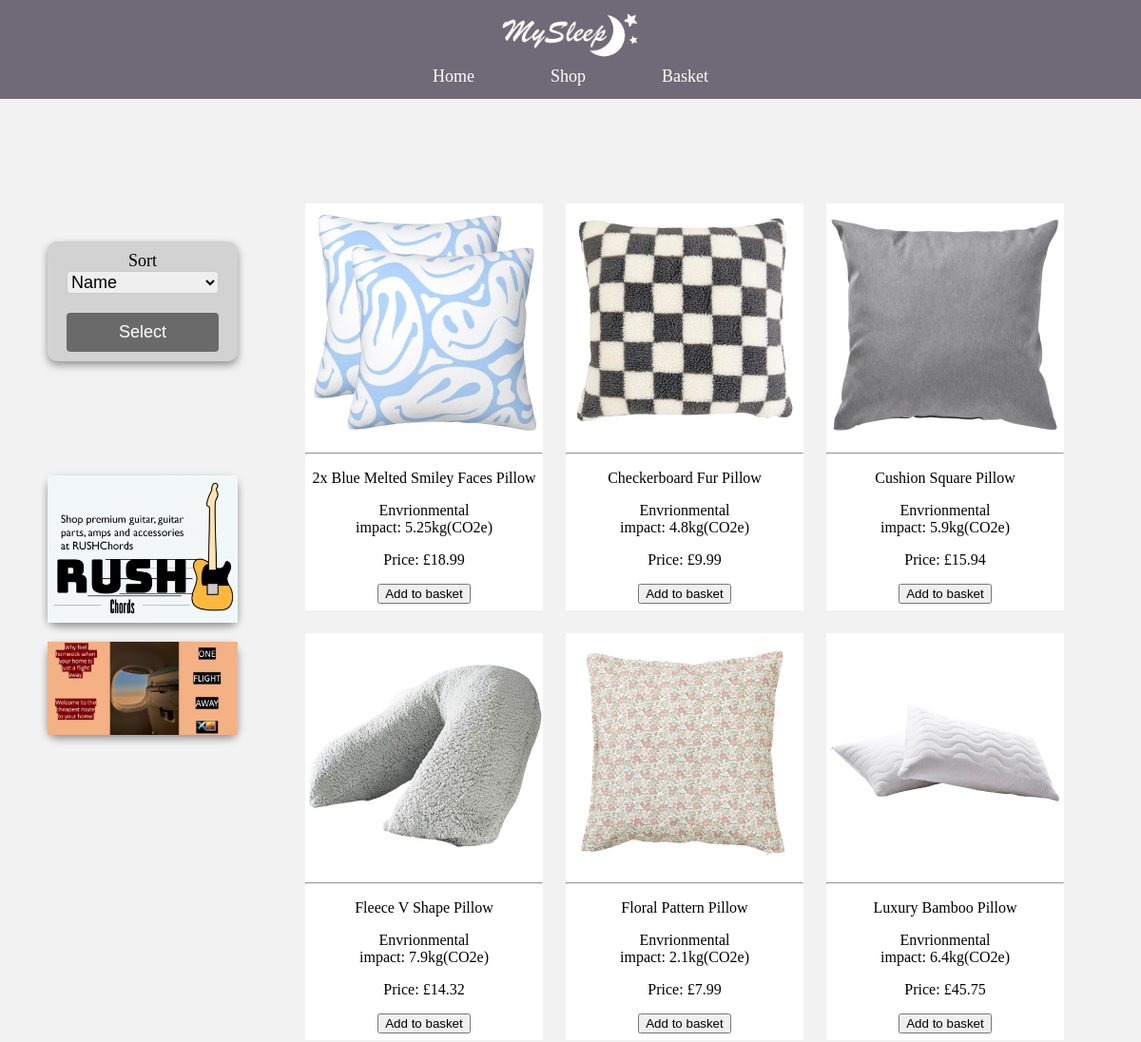
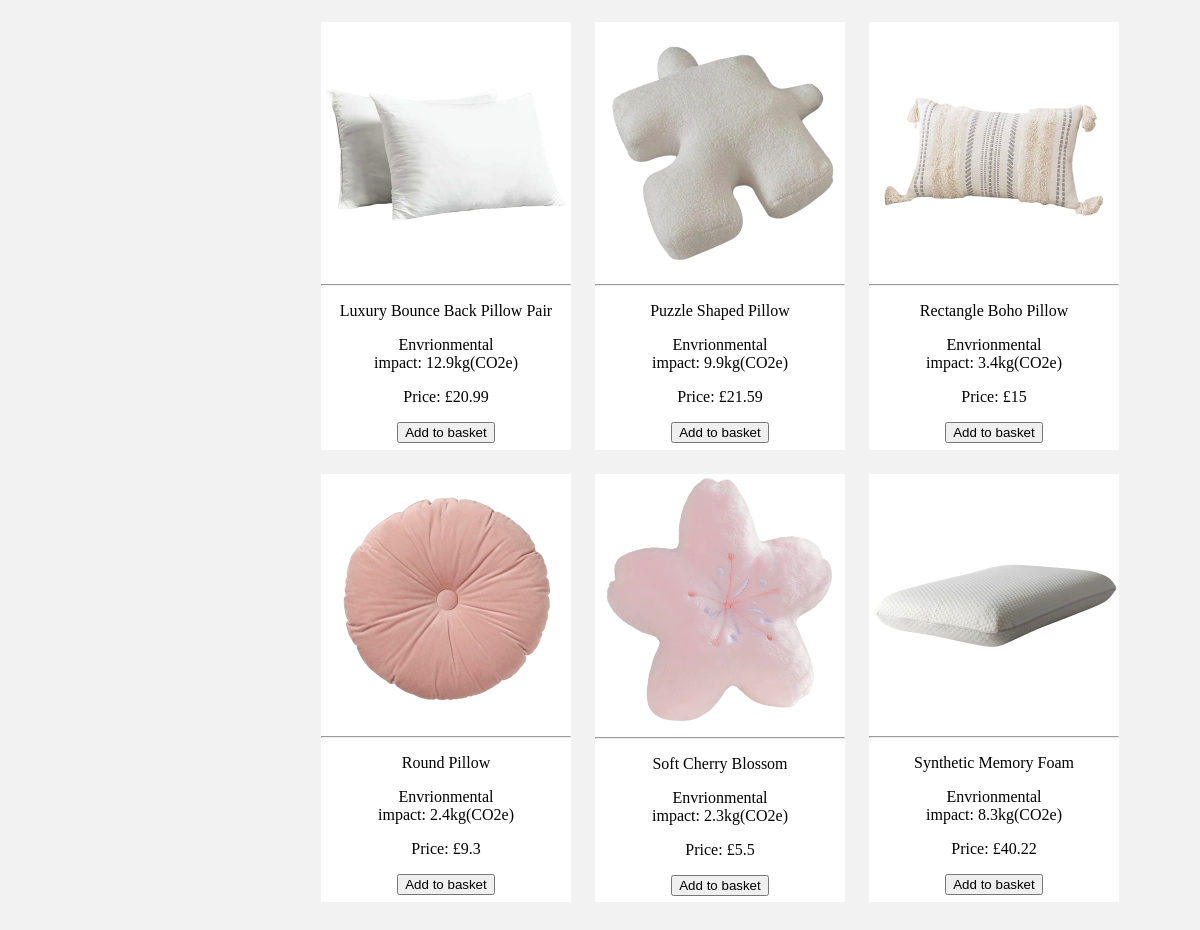
Page /All on the committed database (2 pictures, top to bottom).
### website.py (models this page shows, shortened)
class Item(db.Model): #shows logical structure of database
    id = db.Column(db.Integer(), primary_key = True) #primary key - uniquely identifies each item in database table
    name = db.Column(db.String(length = 30), nullable = False, unique = True) #nullable - dont want it to be null/empty
    price = db.Column(db.Integer(), nullable = False)
    env_impact = db.Column(db.String(), nullable = False)
    description = db.Column(db.String(length = 1000), nullable = False, unique = True)
    image = db.Column(db.String(length = 1000), nullable = False)
    quantity = db.Column(db.Integer(), nullable = False)

### website.py (the view)
@app.route('/All', methods=['GET', 'POST']) #get data | send data to server
def All():
    form = Sort() #for sorting
    order = Item.name #automatically in name order
    if form.validate_on_submit(): #checks if request is post, and data is accepted by all validators
        if form.order.data == 'price':
            order = Item.price
        elif form.order.data == 'environmental impact':
            order = Item.env_impact
    products = Item.query.order_by(order).all() #ordering all items in order
    return render_template('All.html', form = form, products = products) #look for templates in the templates folder.

### website.py
class Sort(FlaskForm): #create web forms
    order = SelectField('Sort', choices = [('name', 'Name'), ('price', 'Price'), ('environmental impact', 'Environmental impact')])
    submit = SubmitField('Select', name='sort_submit')

### templates/All.html (shortened to what this page needs)
{% extends "bootstrap/base.html" %}
{% import "bootstrap/wtf.html" as wtf %}
    {% block head %}
    <head>
        <link rel="stylesheet" type="text/css" href="{{ url_for('static',filename='style.css') }}">
    </head>
    {% endblock %}
    {% block content %}
    <body>
        <nav id="nav">
            <ul>
                <li><a class="navbar-brand" href="{{ url_for('Home') }}"><img id="logo" src="{{ url_for('static', filename='images/Logo.png') }}" alt="Logo"></a></li>
                <div class="nav-container">
                    <li class="nav-list"><a href="{{ url_for('Home') }}">Home</a></li>
                    <li class="nav-list"><a href="{{ url_for('All') }}">Shop</a></li>
                    <li class="nav-list"><a href="{{ url_for('cart') }}">Basket</a></li>
                </div>
            </ul>
        </nav>
        <div class="all">
            <div class="all-box">
                <div class="all-container">
                    <div class="all-form">
                        <div class="all-form-container">
                            {{ wtf.quick_form(form) }}
                        </div>
                    </div>
                </div>
                <div class="all-ad">
                    <img src="{{ url_for('static', filename= 'images/advert1.png') }}">
                </div>
                <div class="all-ad">
                    <img src="{{ url_for('static', filename= 'images/advert2.png') }}">
                </div>
            </div>
            <div class="all-products">
                {% for item in products %}
                <a href="{{ url_for('Product', item_id=item.id) }}" class="all-products-link">
                    <div class="all-products-container">
                        <img src="{{ url_for('static', filename=item.image) }}" alt="{{ item.name }} Image">
                        <hr>
                        <p>{{ item.name }}</p>
                        <p>Envrionmental <br>impact: {{ item.env_impact }}</p>
                        <p>Price: £{{ item.price }}</p>
                        <td>
                            <form action="/" method="POST">
                                <button type="submit" class="btn btn-outline btn-success">Add to basket</button>
                            </form>
                        </td>
                    </div>
                </a>
                {% endfor %}
            </div>
        </div>
    </body>
    {% endblock %}

### static/style.css (style rules this page uses)
body { background-color: rgb(242, 242, 242); margin: 0; padding: 0; }
#nav { position: fixed; top: 0; left: 0; right: 0; z-index: 1000; background-color: rgb(112, 107, 119, 0.8); color: #ffffff; display: flex; flex-direction: column; align-items: center; padding: 10px 0; }
#nav ul { list-style: none; padding: 0; margin: 0; width: 100%; display: flex; flex-direction: column; align-items: center; }
#logo { width: 150px; }
.nav-container { display: flex; gap: 20px; }
.nav-list { margin: 0 30px; }
.nav-list a { text-decoration: none; color: white; font-size: 18px; }
.all { text-align: center; display: flex; align-items: flex-start; }
.all-box { flex-direction: column; margin: 150px 10px 0px 50px; width: 45%; display: flex; justify-content: center; text-align: center; min-width: 200px; border-radius: 10px; }
.all-container { background-color: rgb(210, 210, 210); width: 45%; display: flex; justify-content: center; text-align: center; min-width: 200px; box-shadow: 0 4px 8px rgba(0, 0, 0, 0.4); border-radius: 10px; margin-bottom: 100px; }
.all-form { background-color: rgb(210, 210, 210); text-align: center; width: 80%; margin: 10px 10px; }
.all-form-container { font-size: 18px; width: 100%; }
.all-form-container .form-group { margin-bottom: 20px; }
.all-form-container input, .all-form-container select, .all-form-container textarea { width: 100%; font-size: 18px; border-radius: 4px; border: 1px solid #ccc; }
.all-form-container .btn { padding: 10px 20px; font-size: 18px; background-color: #6a6a6a; color: white; border: none; border-radius: 4px; cursor: pointer; }
.all-ad { width: 100%; display: flex; justify-content: center; text-align: center; box-shadow: 0 4px 8px rgba(0, 0, 0, 0.4); border-radius: 10px; margin-top: 20px; }
.all-ad img { width:100%; }
.all-products { text-align: center; margin: 50px 0 0 0; padding: 60px 0; }
.all-products-link { text-decoration: none; color: inherit; }
.all-products-container { display: inline-block; width: 250px; height: 418px; margin: 0px 20px 20px 0px; overflow: hidden; background-color: rgb(255, 255, 255); padding-bottom: 10px; }
.all-products-container img { width: 100%; }

### rows in the picture
Item: image (picture), name "2x Blue Melted Smiley Faces Pillow", env_impact "5.25kg(CO2e)", price "18.99"
Item: image (picture), name "Checkerboard Fur Pillow", env_impact "4.8kg(CO2e)", price "9.99"
Item: image (picture), name "Cushion Square Pillow", env_impact "5.9kg(CO2e)", price "15.94"
Item: image (picture), name "Fleece V Shape Pillow", env_impact "7.9kg(CO2e)", price "14.32"
Item: image (picture), name "Floral Pattern Pillow", env_impact "2.1kg(CO2e)", price "7.99"
Item: image (picture), name "Luxury Bamboo Pillow", env_impact "6.4kg(CO2e)", price "45.75"
Item: image (picture), name "Luxury Bounce Back Pillow Pair", env_impact "12.9kg(CO2e)", price "20.99"
Item: image (picture), name "Puzzle Shaped Pillow", env_impact "9.9kg(CO2e)", price "21.59"
Item: image (picture), name "Rectangle Boho Pillow", env_impact "3.4kg(CO2e)", price "15"
Item: image (picture), name "Round Pillow", env_impact "2.4kg(CO2e)", price "9.3"
Item: image (picture), name "Soft Cherry Blossom", env_impact "2.3kg(CO2e)", price "5.5"
Item: image (picture), name "Synthetic Memory Foam", env_impact "8.3kg(CO2e)", price "40.22"
